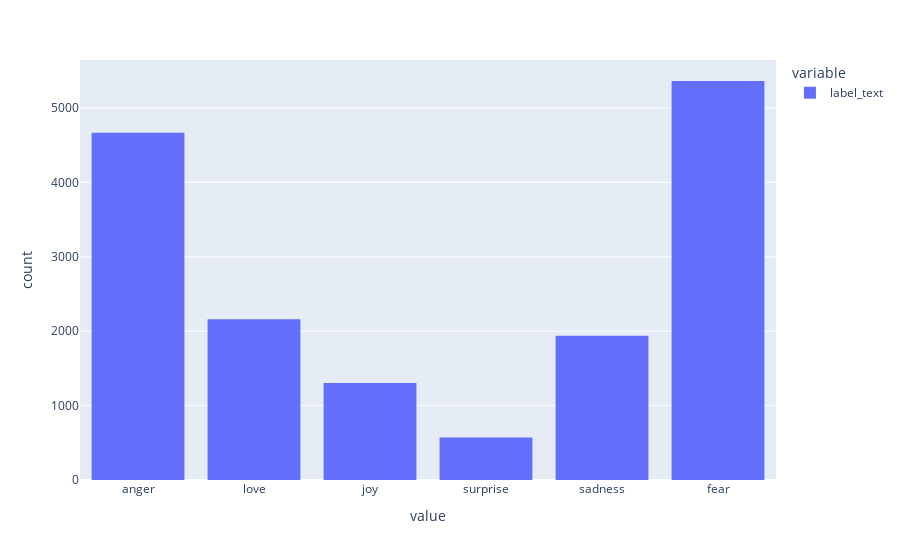

Notebook code cell kept with this figure:
### Code cell
px.histogram(df["label_text"]) # everyone is afraid i guess

### Figure 1 — Plotly figure (JSON) as saved in the notebook; plotly's stock layout.template omitted (floating-point values rounded to 4 significant figures; data arrays with more than 128 entries replaced by an {"elided": "..."} marker saying what was removed)
{"data": [{"alignmentgroup": "True", "bingroup": "x", "hovertemplate": "variable=label_text<br>value=%{x}<br>count=%{y}<extra></extra>", "legendgroup": "label_text", "marker": {"color": "#636efa", "pattern": {"shape": ""}}, "name": "label_text", "offsetgroup": "label_text", "orientation": "v", "showlegend": true, "type": "histogram", "x": {"elided": "16000 str values"}, "xaxis": "x", "yaxis": "y"}], "layout": {"barmode": "relative", "legend": {"title": {"text": "variable"}, "tracegroupgap": 0}, "margin": {"t": 60}, "xaxis": {"anchor": "y", "domain": [0, 1], "title": {"text": "value"}}, "yaxis": {"anchor": "x", "domain": [0, 1], "title": {"text": "count"}}}}
